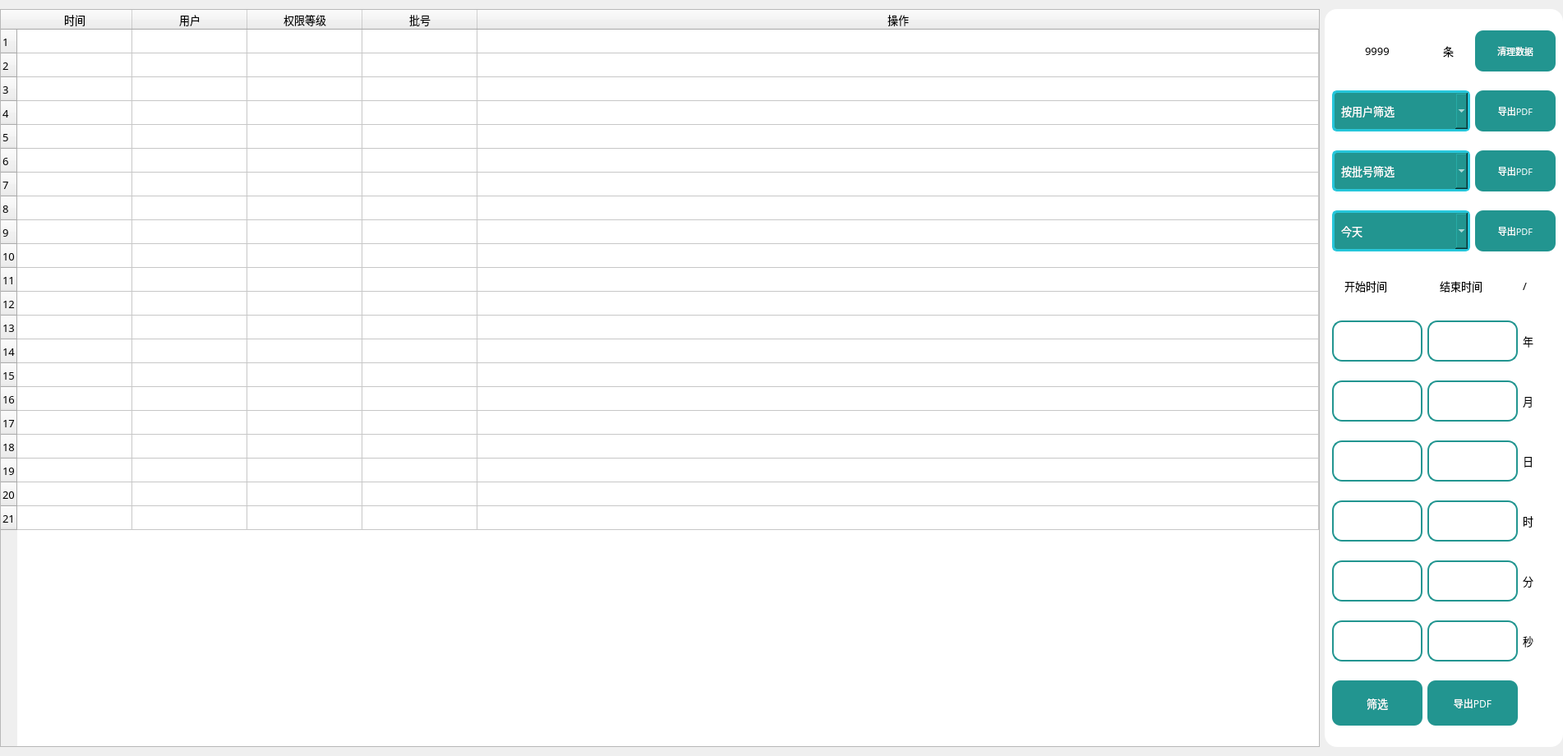
<?xml version="1.0" encoding="UTF-8"?>
<ui version="4.0">
 <class>PageTrail</class>
 <widget class="QWidget" name="PageTrail">
  <property name="geometry">
   <rect>
    <x>0</x>
    <y>0</y>
    <width>1902</width>
    <height>920</height>
   </rect>
  </property>
  <property name="windowTitle">
   <string>Form</string>
  </property>
  <layout class="QHBoxLayout" name="horizontalLayout">
   <property name="leftMargin">
    <number>0</number>
   </property>
   <property name="rightMargin">
    <number>0</number>
   </property>
   <item>
    <widget class="QTableWidget" name="trailTable">
     <property name="minimumSize">
      <size>
       <width>0</width>
       <height>0</height>
      </size>
     </property>
     <property name="font">
      <font>
       <family>黑体</family>
       <pointsize>10</pointsize>
      </font>
     </property>
     <property name="editTriggers">
      <set>QAbstractItemView::NoEditTriggers</set>
     </property>
     <property name="gridStyle">
      <enum>Qt::SolidLine</enum>
     </property>
     <property name="wordWrap">
      <bool>true</bool>
     </property>
     <property name="cornerButtonEnabled">
      <bool>true</bool>
     </property>
     <property name="rowCount">
      <number>21</number>
     </property>
     <property name="columnCount">
      <number>5</number>
     </property>
     <attribute name="horizontalHeaderVisible">
      <bool>true</bool>
     </attribute>
     <attribute name="horizontalHeaderCascadingSectionResizes">
      <bool>false</bool>
     </attribute>
     <attribute name="horizontalHeaderMinimumSectionSize">
      <number>25</number>
     </attribute>
     <attribute name="horizontalHeaderDefaultSectionSize">
      <number>140</number>
     </attribute>
     <attribute name="horizontalHeaderHighlightSections">
      <bool>true</bool>
     </attribute>
     <attribute name="horizontalHeaderShowSortIndicator" stdset="0">
      <bool>false</bool>
     </attribute>
     <attribute name="horizontalHeaderStretchLastSection">
      <bool>true</bool>
     </attribute>
     <attribute name="verticalHeaderVisible">
      <bool>true</bool>
     </attribute>
     <attribute name="verticalHeaderCascadingSectionResizes">
      <bool>false</bool>
     </attribute>
     <attribute name="verticalHeaderMinimumSectionSize">
      <number>21</number>
     </attribute>
     <attribute name="verticalHeaderDefaultSectionSize">
      <number>29</number>
     </attribute>
     <attribute name="verticalHeaderHighlightSections">
      <bool>false</bool>
     </attribute>
     <attribute name="verticalHeaderShowSortIndicator" stdset="0">
      <bool>false</bool>
     </attribute>
     <attribute name="verticalHeaderStretchLastSection">
      <bool>false</bool>
     </attribute>
     <row/>
     <row/>
     <row/>
     <row/>
     <row/>
     <row/>
     <row/>
     <row/>
     <row/>
     <row/>
     <row/>
     <row/>
     <row/>
     <row/>
     <row/>
     <row/>
     <row/>
     <row/>
     <row/>
     <row/>
     <row/>
     <column>
      <property name="text">
       <string>时间</string>
      </property>
      <property name="font">
       <font>
        <pointsize>10</pointsize>
       </font>
      </property>
     </column>
     <column>
      <property name="text">
       <string>用户</string>
      </property>
      <property name="font">
       <font>
        <pointsize>10</pointsize>
       </font>
      </property>
     </column>
     <column>
      <property name="text">
       <string>权限等级</string>
      </property>
      <property name="font">
       <font>
        <pointsize>10</pointsize>
       </font>
      </property>
     </column>
     <column>
      <property name="text">
       <string>批号</string>
      </property>
     </column>
     <column>
      <property name="text">
       <string>操作</string>
      </property>
      <property name="font">
       <font>
        <pointsize>10</pointsize>
       </font>
      </property>
     </column>
     <item row="0" column="0">
      <property name="text">
       <string/>
      </property>
     </item>
     <item row="0" column="1">
      <property name="text">
       <string/>
      </property>
     </item>
     <item row="0" column="2">
      <property name="text">
       <string/>
      </property>
      <property name="font">
       <font>
        <pointsize>12</pointsize>
       </font>
      </property>
     </item>
     <item row="1" column="0">
      <property name="text">
       <string/>
      </property>
     </item>
     <item row="1" column="1">
      <property name="text">
       <string/>
      </property>
     </item>
     <item row="1" column="2">
      <property name="text">
       <string/>
      </property>
     </item>
    </widget>
   </item>
   <item>
    <widget class="QFrame" name="frame_4">
     <property name="sizePolicy">
      <sizepolicy hsizetype="Preferred" vsizetype="Preferred">
       <horstretch>0</horstretch>
       <verstretch>0</verstretch>
      </sizepolicy>
     </property>
     <property name="minimumSize">
      <size>
       <width>200</width>
       <height>0</height>
      </size>
     </property>
     <property name="maximumSize">
      <size>
       <width>300</width>
       <height>16777215</height>
      </size>
     </property>
     <property name="font">
      <font>
       <family>Microsoft YaHei</family>
       <pointsize>12</pointsize>
      </font>
     </property>
     <property name="styleSheet">
      <string notr="true">QFrame
{
	border-radius: 15px;        /* 圆角半径，可根据需要调整 */
	background-color: white;    /* 可选：背景色 */	
}


QLineEdit
{
border-radius: 12px;
    border: 2px solid  rgb(34, 149, 144);       /* 边框颜色和宽度 */
    padding: 4px;                    /* 内边距，避免文字太靠边 */
}


/* 正常状态 */
QCheckBox::indicator {
    width: 25px;
    height: 25px;
    border: 2px solid #229590;
    border-radius: 4px;
}

/* 选中状态 */
QCheckBox::indicator:checked {
    background: #2dc6be;
    border: 2px solid #229590;
}

/* 禁用状态 */
QCheckBox::indicator:disabled {
    background: #a7a7a7;
    border: 2px solid #229590;
}

QPushButton
{
	background-color: rgb(34, 149, 144);
    color: white;
    border-radius: 10px;        /* 圆角大小 */
    padding: 6px 12px;          /* 内边距 */

}

/* 按钮按下效果 */
QPushButton:pressed {
    background-color: #16615e;  /* 更深的颜色 */
    padding-top: 7px;          /* 模拟下沉效果 */
    padding-bottom: 5px;
    margin-top: 1px;           /* 保持总高度不变 */
}

QComboBox {
    background-color: #229590;
    color: #ffffff;
    border: 3px solid #26c6da;
    border-radius: 6px;
    padding: 4px 8px;
}

QComboBox::drop-down {

    width: 15px;
}

/* 这是控制下拉选项背景的关键部分 */
QComboBox QAbstractItemView {
    background-color: #229590; /* 下拉选项背景色 */
    color: #ffffff; /* 下拉选项文字颜色 */
    selection-background-color: #00ff00; /* 下拉选项中选中项的背景色 */
    border: 1px solid #26c6da; /* 下拉选项边框 */
    outline: 0; /* 移除选中项的虚线框 */
    border-radius: 6px; /* 下拉选项圆角 */
}
QComboBox:disabled {
    border: 2px solid #229590;
    border-radius: 6px;
    padding: 4px 8px;
    color: #666666;
}

QPushButton:disabled {
    background-color: #a7a7a7;
    color: white;
    border-radius: 10px;
    padding: 6px 12px;
}

QLineEdit:disabled {
    border-radius: 15px;
    border: 2px solid rgb(34, 149, 144);
    padding: 4px;
    color: #666666;
}</string>
     </property>
     <layout class="QGridLayout" name="gridLayout" columnstretch="0,0,0,0">
      <item row="11" column="1" colspan="2">
       <widget class="QPushButton" name="trailPdfBtn">
        <property name="sizePolicy">
         <sizepolicy hsizetype="Preferred" vsizetype="Preferred">
          <horstretch>0</horstretch>
          <verstretch>0</verstretch>
         </sizepolicy>
        </property>
        <property name="minimumSize">
         <size>
          <width>90</width>
          <height>45</height>
         </size>
        </property>
        <property name="maximumSize">
         <size>
          <width>110</width>
          <height>55</height>
         </size>
        </property>
        <property name="font">
         <font>
          <family>Microsoft YaHei</family>
          <pointsize>9</pointsize>
         </font>
        </property>
        <property name="styleSheet">
         <string notr="true"/>
        </property>
        <property name="text">
         <string>导出PDF</string>
        </property>
       </widget>
      </item>
      <item row="5" column="0" alignment="Qt::AlignHCenter">
       <widget class="QLineEdit" name="startYear">
        <property name="sizePolicy">
         <sizepolicy hsizetype="Preferred" vsizetype="Preferred">
          <horstretch>0</horstretch>
          <verstretch>0</verstretch>
         </sizepolicy>
        </property>
        <property name="minimumSize">
         <size>
          <width>70</width>
          <height>38</height>
         </size>
        </property>
        <property name="maximumSize">
         <size>
          <width>110</width>
          <height>50</height>
         </size>
        </property>
        <property name="font">
         <font>
          <family>Microsoft YaHei</family>
          <pointsize>10</pointsize>
         </font>
        </property>
        <property name="styleSheet">
         <string notr="true"/>
        </property>
        <property name="alignment">
         <set>Qt::AlignCenter</set>
        </property>
       </widget>
      </item>
      <item row="4" column="0" alignment="Qt::AlignHCenter">
       <widget class="QLabel" name="label_37">
        <property name="minimumSize">
         <size>
          <width>80</width>
          <height>30</height>
         </size>
        </property>
        <property name="maximumSize">
         <size>
          <width>120</width>
          <height>35</height>
         </size>
        </property>
        <property name="font">
         <font>
          <family>Microsoft YaHei</family>
          <pointsize>10</pointsize>
         </font>
        </property>
        <property name="text">
         <string>开始时间</string>
        </property>
        <property name="alignment">
         <set>Qt::AlignLeading|Qt::AlignLeft|Qt::AlignVCenter</set>
        </property>
       </widget>
      </item>
      <item row="1" column="2" colspan="2">
       <widget class="QPushButton" name="toPdfByUser">
        <property name="sizePolicy">
         <sizepolicy hsizetype="Preferred" vsizetype="Preferred">
          <horstretch>0</horstretch>
          <verstretch>0</verstretch>
         </sizepolicy>
        </property>
        <property name="minimumSize">
         <size>
          <width>72</width>
          <height>45</height>
         </size>
        </property>
        <property name="maximumSize">
         <size>
          <width>110</width>
          <height>50</height>
         </size>
        </property>
        <property name="font">
         <font>
          <family>Microsoft YaHei</family>
          <pointsize>8</pointsize>
         </font>
        </property>
        <property name="text">
         <string>导出PDF</string>
        </property>
       </widget>
      </item>
      <item row="5" column="3">
       <widget class="QLabel" name="label">
        <property name="minimumSize">
         <size>
          <width>40</width>
          <height>38</height>
         </size>
        </property>
        <property name="maximumSize">
         <size>
          <width>16777215</width>
          <height>50</height>
         </size>
        </property>
        <property name="font">
         <font>
          <family>Microsoft YaHei</family>
          <pointsize>10</pointsize>
         </font>
        </property>
        <property name="text">
         <string>年</string>
        </property>
       </widget>
      </item>
      <item row="6" column="3">
       <widget class="QLabel" name="label_2">
        <property name="minimumSize">
         <size>
          <width>40</width>
          <height>38</height>
         </size>
        </property>
        <property name="maximumSize">
         <size>
          <width>16777215</width>
          <height>50</height>
         </size>
        </property>
        <property name="font">
         <font>
          <family>Microsoft YaHei</family>
          <pointsize>10</pointsize>
         </font>
        </property>
        <property name="text">
         <string>月</string>
        </property>
       </widget>
      </item>
      <item row="7" column="0">
       <widget class="QLineEdit" name="startDay">
        <property name="sizePolicy">
         <sizepolicy hsizetype="Preferred" vsizetype="Preferred">
          <horstretch>0</horstretch>
          <verstretch>0</verstretch>
         </sizepolicy>
        </property>
        <property name="minimumSize">
         <size>
          <width>70</width>
          <height>38</height>
         </size>
        </property>
        <property name="maximumSize">
         <size>
          <width>110</width>
          <height>50</height>
         </size>
        </property>
        <property name="font">
         <font>
          <family>Microsoft YaHei</family>
          <pointsize>10</pointsize>
         </font>
        </property>
        <property name="styleSheet">
         <string notr="true"/>
        </property>
        <property name="alignment">
         <set>Qt::AlignCenter</set>
        </property>
       </widget>
      </item>
      <item row="8" column="0">
       <widget class="QLineEdit" name="startHour">
        <property name="sizePolicy">
         <sizepolicy hsizetype="Preferred" vsizetype="Preferred">
          <horstretch>0</horstretch>
          <verstretch>0</verstretch>
         </sizepolicy>
        </property>
        <property name="minimumSize">
         <size>
          <width>70</width>
          <height>38</height>
         </size>
        </property>
        <property name="maximumSize">
         <size>
          <width>110</width>
          <height>50</height>
         </size>
        </property>
        <property name="font">
         <font>
          <family>Microsoft YaHei</family>
          <pointsize>10</pointsize>
         </font>
        </property>
        <property name="styleSheet">
         <string notr="true"/>
        </property>
        <property name="alignment">
         <set>Qt::AlignCenter</set>
        </property>
       </widget>
      </item>
      <item row="10" column="1" colspan="2">
       <widget class="QLineEdit" name="endSec">
        <property name="sizePolicy">
         <sizepolicy hsizetype="Preferred" vsizetype="Preferred">
          <horstretch>0</horstretch>
          <verstretch>0</verstretch>
         </sizepolicy>
        </property>
        <property name="minimumSize">
         <size>
          <width>70</width>
          <height>38</height>
         </size>
        </property>
        <property name="maximumSize">
         <size>
          <width>110</width>
          <height>50</height>
         </size>
        </property>
        <property name="font">
         <font>
          <family>Microsoft YaHei</family>
          <pointsize>10</pointsize>
         </font>
        </property>
        <property name="styleSheet">
         <string notr="true"/>
        </property>
        <property name="alignment">
         <set>Qt::AlignCenter</set>
        </property>
       </widget>
      </item>
      <item row="8" column="1" colspan="2">
       <widget class="QLineEdit" name="endHour">
        <property name="sizePolicy">
         <sizepolicy hsizetype="Preferred" vsizetype="Preferred">
          <horstretch>0</horstretch>
          <verstretch>0</verstretch>
         </sizepolicy>
        </property>
        <property name="minimumSize">
         <size>
          <width>70</width>
          <height>38</height>
         </size>
        </property>
        <property name="maximumSize">
         <size>
          <width>110</width>
          <height>50</height>
         </size>
        </property>
        <property name="font">
         <font>
          <family>Microsoft YaHei</family>
          <pointsize>10</pointsize>
         </font>
        </property>
        <property name="styleSheet">
         <string notr="true"/>
        </property>
        <property name="alignment">
         <set>Qt::AlignCenter</set>
        </property>
       </widget>
      </item>
      <item row="5" column="1" colspan="2">
       <widget class="QLineEdit" name="endYear">
        <property name="sizePolicy">
         <sizepolicy hsizetype="Preferred" vsizetype="Preferred">
          <horstretch>0</horstretch>
          <verstretch>0</verstretch>
         </sizepolicy>
        </property>
        <property name="minimumSize">
         <size>
          <width>70</width>
          <height>38</height>
         </size>
        </property>
        <property name="maximumSize">
         <size>
          <width>110</width>
          <height>50</height>
         </size>
        </property>
        <property name="font">
         <font>
          <family>Microsoft YaHei</family>
          <pointsize>10</pointsize>
         </font>
        </property>
        <property name="styleSheet">
         <string notr="true"/>
        </property>
        <property name="alignment">
         <set>Qt::AlignCenter</set>
        </property>
       </widget>
      </item>
      <item row="7" column="3">
       <widget class="QLabel" name="label_3">
        <property name="minimumSize">
         <size>
          <width>40</width>
          <height>38</height>
         </size>
        </property>
        <property name="maximumSize">
         <size>
          <width>16777215</width>
          <height>50</height>
         </size>
        </property>
        <property name="font">
         <font>
          <family>Microsoft YaHei</family>
          <pointsize>10</pointsize>
         </font>
        </property>
        <property name="text">
         <string>日</string>
        </property>
       </widget>
      </item>
      <item row="11" column="0">
       <widget class="QPushButton" name="trailFilterBtn">
        <property name="sizePolicy">
         <sizepolicy hsizetype="Preferred" vsizetype="Preferred">
          <horstretch>0</horstretch>
          <verstretch>0</verstretch>
         </sizepolicy>
        </property>
        <property name="minimumSize">
         <size>
          <width>90</width>
          <height>45</height>
         </size>
        </property>
        <property name="maximumSize">
         <size>
          <width>110</width>
          <height>55</height>
         </size>
        </property>
        <property name="font">
         <font>
          <family>Microsoft YaHei</family>
          <pointsize>10</pointsize>
         </font>
        </property>
        <property name="styleSheet">
         <string notr="true"/>
        </property>
        <property name="text">
         <string>筛选</string>
        </property>
       </widget>
      </item>
      <item row="9" column="1" colspan="2">
       <widget class="QLineEdit" name="endMin">
        <property name="sizePolicy">
         <sizepolicy hsizetype="Preferred" vsizetype="Preferred">
          <horstretch>0</horstretch>
          <verstretch>0</verstretch>
         </sizepolicy>
        </property>
        <property name="minimumSize">
         <size>
          <width>70</width>
          <height>38</height>
         </size>
        </property>
        <property name="maximumSize">
         <size>
          <width>110</width>
          <height>50</height>
         </size>
        </property>
        <property name="font">
         <font>
          <family>Microsoft YaHei</family>
          <pointsize>10</pointsize>
         </font>
        </property>
        <property name="styleSheet">
         <string notr="true"/>
        </property>
        <property name="alignment">
         <set>Qt::AlignCenter</set>
        </property>
       </widget>
      </item>
      <item row="1" column="0" colspan="2">
       <widget class="QComboBox" name="selectUserRange">
        <property name="sizePolicy">
         <sizepolicy hsizetype="Preferred" vsizetype="Preferred">
          <horstretch>0</horstretch>
          <verstretch>0</verstretch>
         </sizepolicy>
        </property>
        <property name="minimumSize">
         <size>
          <width>140</width>
          <height>45</height>
         </size>
        </property>
        <property name="maximumSize">
         <size>
          <width>200</width>
          <height>50</height>
         </size>
        </property>
        <property name="font">
         <font>
          <family>Microsoft YaHei</family>
          <pointsize>10</pointsize>
         </font>
        </property>
        <property name="focusPolicy">
         <enum>Qt::NoFocus</enum>
        </property>
        <property name="contextMenuPolicy">
         <enum>Qt::NoContextMenu</enum>
        </property>
        <property name="styleSheet">
         <string notr="true"/>
        </property>
        <property name="currentText">
         <string notr="true">按用户筛选</string>
        </property>
        <item>
         <property name="text">
          <string>按用户筛选</string>
         </property>
        </item>
       </widget>
      </item>
      <item row="9" column="0">
       <widget class="QLineEdit" name="startMin">
        <property name="sizePolicy">
         <sizepolicy hsizetype="Preferred" vsizetype="Preferred">
          <horstretch>0</horstretch>
          <verstretch>0</verstretch>
         </sizepolicy>
        </property>
        <property name="minimumSize">
         <size>
          <width>70</width>
          <height>38</height>
         </size>
        </property>
        <property name="maximumSize">
         <size>
          <width>110</width>
          <height>50</height>
         </size>
        </property>
        <property name="font">
         <font>
          <family>Microsoft YaHei</family>
          <pointsize>10</pointsize>
         </font>
        </property>
        <property name="styleSheet">
         <string notr="true"/>
        </property>
        <property name="alignment">
         <set>Qt::AlignCenter</set>
        </property>
       </widget>
      </item>
      <item row="10" column="0">
       <widget class="QLineEdit" name="startSec">
        <property name="sizePolicy">
         <sizepolicy hsizetype="Preferred" vsizetype="Preferred">
          <horstretch>0</horstretch>
          <verstretch>0</verstretch>
         </sizepolicy>
        </property>
        <property name="minimumSize">
         <size>
          <width>70</width>
          <height>38</height>
         </size>
        </property>
        <property name="maximumSize">
         <size>
          <width>110</width>
          <height>50</height>
         </size>
        </property>
        <property name="font">
         <font>
          <family>Microsoft YaHei</family>
          <pointsize>10</pointsize>
         </font>
        </property>
        <property name="styleSheet">
         <string notr="true"/>
        </property>
        <property name="alignment">
         <set>Qt::AlignCenter</set>
        </property>
       </widget>
      </item>
      <item row="2" column="0" colspan="2">
       <widget class="QComboBox" name="selectNumberRange">
        <property name="sizePolicy">
         <sizepolicy hsizetype="Preferred" vsizetype="Preferred">
          <horstretch>0</horstretch>
          <verstretch>0</verstretch>
         </sizepolicy>
        </property>
        <property name="minimumSize">
         <size>
          <width>140</width>
          <height>45</height>
         </size>
        </property>
        <property name="maximumSize">
         <size>
          <width>200</width>
          <height>50</height>
         </size>
        </property>
        <property name="font">
         <font>
          <family>Microsoft YaHei</family>
          <pointsize>10</pointsize>
         </font>
        </property>
        <property name="focusPolicy">
         <enum>Qt::NoFocus</enum>
        </property>
        <property name="contextMenuPolicy">
         <enum>Qt::NoContextMenu</enum>
        </property>
        <property name="styleSheet">
         <string notr="true"/>
        </property>
        <property name="currentText">
         <string notr="true">按批号筛选</string>
        </property>
        <item>
         <property name="text">
          <string>按批号筛选</string>
         </property>
        </item>
       </widget>
      </item>
      <item row="6" column="1" colspan="2">
       <widget class="QLineEdit" name="endMon">
        <property name="sizePolicy">
         <sizepolicy hsizetype="Preferred" vsizetype="Preferred">
          <horstretch>0</horstretch>
          <verstretch>0</verstretch>
         </sizepolicy>
        </property>
        <property name="minimumSize">
         <size>
          <width>70</width>
          <height>38</height>
         </size>
        </property>
        <property name="maximumSize">
         <size>
          <width>110</width>
          <height>50</height>
         </size>
        </property>
        <property name="font">
         <font>
          <family>Microsoft YaHei</family>
          <pointsize>10</pointsize>
         </font>
        </property>
        <property name="styleSheet">
         <string notr="true"/>
        </property>
        <property name="alignment">
         <set>Qt::AlignCenter</set>
        </property>
       </widget>
      </item>
      <item row="4" column="1" colspan="2" alignment="Qt::AlignHCenter">
       <widget class="QLabel" name="label_38">
        <property name="minimumSize">
         <size>
          <width>80</width>
          <height>38</height>
         </size>
        </property>
        <property name="maximumSize">
         <size>
          <width>120</width>
          <height>45</height>
         </size>
        </property>
        <property name="font">
         <font>
          <family>Microsoft YaHei</family>
          <pointsize>10</pointsize>
         </font>
        </property>
        <property name="text">
         <string>结束时间</string>
        </property>
        <property name="alignment">
         <set>Qt::AlignLeading|Qt::AlignLeft|Qt::AlignVCenter</set>
        </property>
       </widget>
      </item>
      <item row="7" column="1" colspan="2">
       <widget class="QLineEdit" name="endDay">
        <property name="sizePolicy">
         <sizepolicy hsizetype="Preferred" vsizetype="Preferred">
          <horstretch>0</horstretch>
          <verstretch>0</verstretch>
         </sizepolicy>
        </property>
        <property name="minimumSize">
         <size>
          <width>70</width>
          <height>38</height>
         </size>
        </property>
        <property name="maximumSize">
         <size>
          <width>110</width>
          <height>50</height>
         </size>
        </property>
        <property name="font">
         <font>
          <family>Microsoft YaHei</family>
          <pointsize>10</pointsize>
         </font>
        </property>
        <property name="styleSheet">
         <string notr="true"/>
        </property>
        <property name="alignment">
         <set>Qt::AlignCenter</set>
        </property>
       </widget>
      </item>
      <item row="6" column="0">
       <widget class="QLineEdit" name="startMon">
        <property name="sizePolicy">
         <sizepolicy hsizetype="Preferred" vsizetype="Preferred">
          <horstretch>0</horstretch>
          <verstretch>0</verstretch>
         </sizepolicy>
        </property>
        <property name="minimumSize">
         <size>
          <width>70</width>
          <height>38</height>
         </size>
        </property>
        <property name="maximumSize">
         <size>
          <width>110</width>
          <height>50</height>
         </size>
        </property>
        <property name="font">
         <font>
          <family>Microsoft YaHei</family>
          <pointsize>10</pointsize>
         </font>
        </property>
        <property name="styleSheet">
         <string notr="true"/>
        </property>
        <property name="text">
         <string/>
        </property>
        <property name="alignment">
         <set>Qt::AlignCenter</set>
        </property>
       </widget>
      </item>
      <item row="4" column="3">
       <widget class="QLabel" name="label_7">
        <property name="minimumSize">
         <size>
          <width>40</width>
          <height>38</height>
         </size>
        </property>
        <property name="maximumSize">
         <size>
          <width>16777215</width>
          <height>45</height>
         </size>
        </property>
        <property name="font">
         <font>
          <family>Microsoft YaHei</family>
          <pointsize>10</pointsize>
         </font>
        </property>
        <property name="text">
         <string>/</string>
        </property>
       </widget>
      </item>
      <item row="2" column="2" colspan="2">
       <widget class="QPushButton" name="toPdfByNumber">
        <property name="sizePolicy">
         <sizepolicy hsizetype="Preferred" vsizetype="Preferred">
          <horstretch>0</horstretch>
          <verstretch>0</verstretch>
         </sizepolicy>
        </property>
        <property name="minimumSize">
         <size>
          <width>72</width>
          <height>45</height>
         </size>
        </property>
        <property name="maximumSize">
         <size>
          <width>110</width>
          <height>50</height>
         </size>
        </property>
        <property name="font">
         <font>
          <family>Microsoft YaHei</family>
          <pointsize>8</pointsize>
         </font>
        </property>
        <property name="text">
         <string>导出PDF</string>
        </property>
       </widget>
      </item>
      <item row="3" column="2" colspan="2">
       <widget class="QPushButton" name="toPdfByTime">
        <property name="sizePolicy">
         <sizepolicy hsizetype="Preferred" vsizetype="Preferred">
          <horstretch>0</horstretch>
          <verstretch>0</verstretch>
         </sizepolicy>
        </property>
        <property name="minimumSize">
         <size>
          <width>72</width>
          <height>45</height>
         </size>
        </property>
        <property name="maximumSize">
         <size>
          <width>110</width>
          <height>50</height>
         </size>
        </property>
        <property name="font">
         <font>
          <family>Microsoft YaHei</family>
          <pointsize>8</pointsize>
         </font>
        </property>
        <property name="text">
         <string>导出PDF</string>
        </property>
       </widget>
      </item>
      <item row="3" column="0" colspan="2">
       <widget class="QComboBox" name="selectDateRange">
        <property name="sizePolicy">
         <sizepolicy hsizetype="Preferred" vsizetype="Preferred">
          <horstretch>0</horstretch>
          <verstretch>0</verstretch>
         </sizepolicy>
        </property>
        <property name="minimumSize">
         <size>
          <width>140</width>
          <height>45</height>
         </size>
        </property>
        <property name="maximumSize">
         <size>
          <width>200</width>
          <height>50</height>
         </size>
        </property>
        <property name="font">
         <font>
          <family>Microsoft YaHei</family>
          <pointsize>10</pointsize>
         </font>
        </property>
        <property name="focusPolicy">
         <enum>Qt::NoFocus</enum>
        </property>
        <property name="contextMenuPolicy">
         <enum>Qt::NoContextMenu</enum>
        </property>
        <property name="acceptDrops">
         <bool>false</bool>
        </property>
        <property name="styleSheet">
         <string notr="true"/>
        </property>
        <property name="currentText">
         <string notr="true">今天</string>
        </property>
        <item>
         <property name="text">
          <string>今天</string>
         </property>
        </item>
        <item>
         <property name="text">
          <string>过去1小时</string>
         </property>
        </item>
        <item>
         <property name="text">
          <string>过去1天</string>
         </property>
        </item>
        <item>
         <property name="text">
          <string>过去1周</string>
         </property>
        </item>
        <item>
         <property name="text">
          <string>过去1月</string>
         </property>
        </item>
       </widget>
      </item>
      <item row="9" column="3">
       <widget class="QLabel" name="label_5">
        <property name="minimumSize">
         <size>
          <width>40</width>
          <height>38</height>
         </size>
        </property>
        <property name="maximumSize">
         <size>
          <width>16777215</width>
          <height>50</height>
         </size>
        </property>
        <property name="font">
         <font>
          <family>Microsoft YaHei</family>
          <pointsize>10</pointsize>
         </font>
        </property>
        <property name="text">
         <string>分</string>
        </property>
       </widget>
      </item>
      <item row="8" column="3">
       <widget class="QLabel" name="label_4">
        <property name="minimumSize">
         <size>
          <width>40</width>
          <height>38</height>
         </size>
        </property>
        <property name="maximumSize">
         <size>
          <width>16777215</width>
          <height>50</height>
         </size>
        </property>
        <property name="font">
         <font>
          <family>Microsoft YaHei</family>
          <pointsize>10</pointsize>
         </font>
        </property>
        <property name="text">
         <string>时</string>
        </property>
       </widget>
      </item>
      <item row="10" column="3">
       <widget class="QLabel" name="label_6">
        <property name="minimumSize">
         <size>
          <width>40</width>
          <height>38</height>
         </size>
        </property>
        <property name="maximumSize">
         <size>
          <width>16777215</width>
          <height>50</height>
         </size>
        </property>
        <property name="font">
         <font>
          <family>Microsoft YaHei</family>
          <pointsize>10</pointsize>
         </font>
        </property>
        <property name="text">
         <string>秒</string>
        </property>
       </widget>
      </item>
      <item row="0" column="2" colspan="2">
       <widget class="QPushButton" name="clearData">
        <property name="sizePolicy">
         <sizepolicy hsizetype="Preferred" vsizetype="Preferred">
          <horstretch>0</horstretch>
          <verstretch>0</verstretch>
         </sizepolicy>
        </property>
        <property name="minimumSize">
         <size>
          <width>72</width>
          <height>45</height>
         </size>
        </property>
        <property name="maximumSize">
         <size>
          <width>110</width>
          <height>50</height>
         </size>
        </property>
        <property name="font">
         <font>
          <family>Microsoft YaHei</family>
          <pointsize>8</pointsize>
         </font>
        </property>
        <property name="text">
         <string>清理数据</string>
        </property>
       </widget>
      </item>
      <item row="0" column="0" alignment="Qt::AlignHCenter">
       <widget class="QLabel" name="dataRows">
        <property name="font">
         <font>
          <family>Microsoft YaHei</family>
          <pointsize>10</pointsize>
         </font>
        </property>
        <property name="toolTip">
         <string notr="true"/>
        </property>
        <property name="statusTip">
         <string notr="true"/>
        </property>
        <property name="whatsThis">
         <string notr="true"/>
        </property>
        <property name="accessibleName">
         <string notr="true"/>
        </property>
        <property name="accessibleDescription">
         <string notr="true"/>
        </property>
        <property name="text">
         <string notr="true">9999</string>
        </property>
       </widget>
      </item>
      <item row="0" column="1" alignment="Qt::AlignHCenter">
       <widget class="QLabel" name="label_9">
        <property name="font">
         <font>
          <family>Microsoft YaHei</family>
          <pointsize>10</pointsize>
         </font>
        </property>
        <property name="text">
         <string>条</string>
        </property>
       </widget>
      </item>
     </layout>
    </widget>
   </item>
  </layout>
 </widget>
 <resources/>
 <connections/>
</ui>
